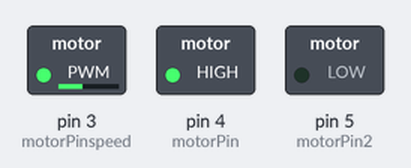
A sketch run on a simulated Arduino Uno, built with avr-gcc and run on an emulated ATmega328P. Shown: switched loads named in the sketch (green lamp = pin HIGH).

Above: at 0.1 s.
Timing chart, 0 to 1.6 s (numbered marks = the images above):
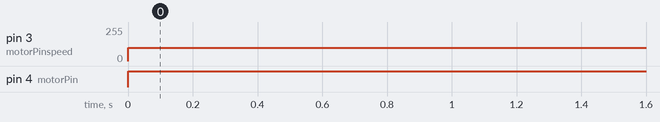

Measured:
- by itself, pin 3 (motorPinspeed): 0/255 → 100/255 at 0.00 s
- by itself, pin 4 (motorPin): LOW → HIGH at 0.00 s

The sketch:

sketch_jun25a.ino
```cpp
#include <Servo.h>
#include <SoftwareSerial.h>

int motorPin = 4;
int motorPin2 = 5;
int motorPinspeed = 3;

void setup() {
  // put your setup code here, to run once:
  pinMode(motorPin, OUTPUT);
  pinMode(motorPin2, OUTPUT);
}

void loop() {
  // put your main code here, to run repeatedly:
        analogWrite(3, 100);
        digitalWrite(motorPin, HIGH);
        digitalWrite(motorPin2, LOW);
}
```
